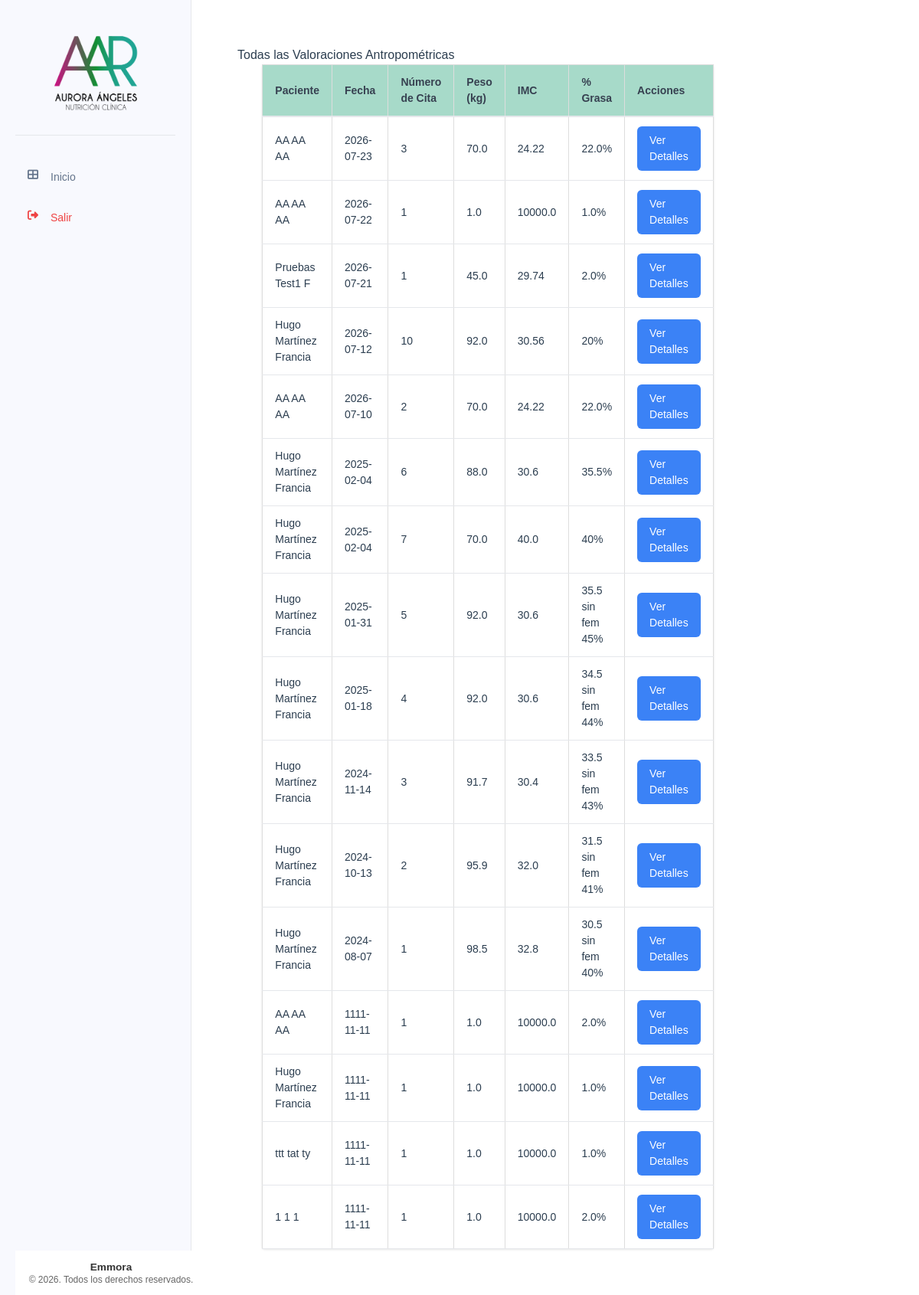
The page /valoraciones/ on the database its author committed.
### tables this page shows
CREATE TABLE valoracion_antropometrica (
    id INTEGER PRIMARY KEY AUTOINCREMENT,
    paciente_id INTEGER NOT NULL,
    numero_cita INTEGER NOT NULL,
    fecha DATE NOT NULL,
    estatura FLOAT NOT NULL,
    peso FLOAT NOT NULL,
    imc FLOAT NOT NULL,
    grasa FLOAT NOT NULL,
    cintura FLOAT NOT NULL,
    torax FLOAT NOT NULL,
    brazo FLOAT NOT NULL,
    cadera FLOAT NOT NULL,
    pierna FLOAT NOT NULL,
    pantorrilla FLOAT NOT NULL,
    tension_arterial TEXT NOT NULL,
    frecuencia_cardiaca INTEGER NOT NULL,
    bicep FLOAT NOT NULL,
    tricep FLOAT NOT NULL,
    suprailiaco FLOAT NOT NULL,
    subescapular FLOAT NOT NULL,
    femoral FLOAT,
    porcentaje_grasa TEXT NOT NULL,
    --porcentaje_grasa_fem FLOAT NOT NULL,
    ultima_dieta TEXT,
    FOREIGN KEY (paciente_id) REFERENCES pacientes (id)
);

CREATE TABLE pacientes (
    id INTEGER PRIMARY KEY AUTOINCREMENT,
    nombre TEXT NOT NULL,
    apellido_paterno TEXT NOT NULL,
    apellido_materno TEXT NOT NULL,
    fecha_nacimiento DATE NOT NULL,
    telefono TEXT NOT NULL,
    correo TEXT UNIQUE NOT NULL,
    ciudad TEXT NOT NULL,
    fecha_registro TIMESTAMP DEFAULT CURRENT_TIMESTAMP,
    status TEXT NOT NULL DEFAULT 'activo' CHECK (status IN ('activo', 'inactivo'))
);

### app/controllers/valoracion_antropometrica.py (the view)
@valoracion.route('/')
def todas_valoraciones():
    valoraciones = ValoracionAntropometrica.obtener_todas()
    return render_template('valoraciones/todas_valoraciones.html', valoraciones=valoraciones)

### app/db.py (called while the page is built)
def get_db():
    if 'db' not in g:
        try:
            db_path = os.environ.get('DATABASE_URL', 'pacientes.db')
            g.db = sqlite3.connect(
                db_path,
                detect_types=sqlite3.PARSE_DECLTYPES
            )
            g.db.row_factory = sqlite3.Row
        except sqlite3.Error as e:
            logger.error(f"Error crítico al conectar con la base de datos SQLite: {e}")
            raise e
    return g.db

def query_db(query, args=(), one=False):
    try:
        cur = get_db().execute(query, args)
        rv = cur.fetchall()
        cur.close()
        return (rv[0] if rv else None) if one else rv
    except sqlite3.Error as e:
        logger.error(f"Error al ejecutar query: {query}. Args: {args}. Detalle: {e}")
        raise e

### app/models/valoracion_antropometrica.py (called while the page is built)
    @staticmethod
    def obtener_todas():
        return query_db('''
            SELECT va.*, p.nombre, p.apellido_paterno, p.apellido_materno
            FROM valoracion_antropometrica va
            JOIN pacientes p ON va.paciente_id = p.id
            ORDER BY va.fecha DESC
        ''')

### app/templates/valoraciones/todas_valoraciones.html (shortened to what this page needs)
{% extends "base/base.html" %}
{% block content %}
<div class="valoracion-container">
    <h2>Todas las Valoraciones Antropométricas</h2>
    <table class="table">
        <thead>
            <tr>
                <th class="table__header">Paciente</th>
                <th class="table__header">Fecha</th>
                <th class="table__header">Número de Cita</th>
                <th class="table__header">Peso (kg)</th>
                <th class="table__header">IMC</th>
                <th class="table__header">% Grasa</th>
                <th class="table__header">Acciones</th>
            </tr>
        </thead>
        <tbody>
            {% for valoracion in valoraciones %}
            <tr>
                <td class="table__cell">{{ valoracion['nombre'] }} {{ valoracion['apellido_paterno'] }} {{ valoracion['apellido_materno'] }}</td>
                <td class="table__cell">{{ valoracion['fecha'] }}</td>
                <td class="table__cell">{{ valoracion['numero_cita'] }}</td>
                <td class="table__cell">{{ valoracion['peso'] }}</td>
                <td class="table__cell">{{ valoracion['imc'] }}</td>
                <td class="table__cell">{{ valoracion['porcentaje_grasa'] }}%</td>
                <td class="table__cell">
                    <a href="{{ url_for('valoracion.lista_valoraciones', paciente_id=valoracion['paciente_id']) }}" class="action-button">Ver Detalles</a>
                </td>
            </tr>
            {% endfor %}
        </tbody>
    </table>
</div>
{% endblock %}

### app/static/css/components/_tables.css (style rules this page uses)
.table { width: 100%; border-collapse: collapse; margin-bottom: 1rem; }
.table__header { background-color: #f8f9fa; padding: 12px; text-align: left; border-bottom: 2px solid #dee2e6; }
.table__cell { padding: 12px; border-bottom: 1px solid #dee2e6; }

### app/static/css/components/_buttons.css (style rules this page uses)
.action-button { display: inline-flex; align-items: center; gap: 0.5rem; padding: 8px 16px; background-color: #3498db; color: white; border: none; border-radius: 4px; text-decoration: none; cursor: pointer; transition: background-color 0.3s; }

### app/static/css/style.css (style rules this page uses)
body { font-family: Arial, sans-serif; margin: 0; padding: 0; color: #2c3e50; }
.table { width: 100%; border-collapse: collapse; margin: 20px 0; font-size: 16px; text-align: left; }
.table__header, .table__cell { border: 1px solid #ddd; padding: 8px; text-align: left; }
.table__header { background-color: #f2f2f2; }
.table { max-width: 90%; background-color: white; margin: 0 auto; box-shadow: 0 1px 3px rgba(0, 0, 0, 0.1); border-radius: 4px; }
.table__header { padding: 12px 16px; text-align: left; font-weight: 600; font-size: 0.875rem; color: #374151; background-color: #119b6e5e; border-bottom: 2px solid #e5e7eb; }
.table__cell { padding: 12px 16px; font-size: 0.875rem; border-bottom: 1px solid #e5e7eb; }
.action-button { display: inline-flex; align-items: center; padding: 0.5rem 1rem; font-size: 0.875rem; font-weight: 500; border-radius: 0.375rem; background-color: #3b82f6; color: white; text-decoration: none; transition: background-color 0.2s; }
.valoracion-container { max-width: 1200px; margin: 0 auto; padding: 20px; background-color: #fff; }
.action-button { display: inline-flex; align-items: center; gap: 0.5rem; padding: 0.5rem 1rem; background-color: #3b82f6; color: white; border-radius: 0.375rem; text-decoration: none; font-size: 0.875rem; font-weight: 500; transition: background-color 0.2s; }

### rows shown on the page
valoracion_antropometrica: nombre "AA", apellido_paterno "AA", apellido_materno "AA", fecha "2026-07-23", numero_cita "3", peso "70.0", imc "24.22", porcentaje_grasa "22.0"
valoracion_antropometrica: nombre "AA", apellido_paterno "AA", apellido_materno "AA", fecha "2026-07-22", numero_cita "1", peso "1.0", imc "10000.0", porcentaje_grasa "1.0"
valoracion_antropometrica: nombre "Pruebas", apellido_paterno "Test1", apellido_materno "F", fecha "2026-07-21", numero_cita "1", peso "45.0", imc "29.74", porcentaje_grasa "2.0"
valoracion_antropometrica: nombre "Hugo", apellido_paterno "Martínez", apellido_materno "Francia", fecha "2026-07-12", numero_cita "10", peso "92.0", imc "30.56", porcentaje_grasa "20"
valoracion_antropometrica: nombre "AA", apellido_paterno "AA", apellido_materno "AA", fecha "2026-07-10", numero_cita "2", peso "70.0", imc "24.22", porcentaje_grasa "22.0"
valoracion_antropometrica: nombre "Hugo", apellido_paterno "Martínez", apellido_materno "Francia", fecha "2025-02-04", numero_cita "6", peso "88.0", imc "30.6", porcentaje_grasa "35.5"
valoracion_antropometrica: nombre "Hugo", apellido_paterno "Martínez", apellido_materno "Francia", fecha "2025-02-04", numero_cita "7", peso "70.0", imc "40.0", porcentaje_grasa "40"
valoracion_antropometrica: nombre "Hugo", apellido_paterno "Martínez", apellido_materno "Francia", fecha "2025-01-31", numero_cita "5", peso "92.0", imc "30.6", porcentaje_grasa "35.5 sin fem 45"
valoracion_antropometrica: nombre "Hugo", apellido_paterno "Martínez", apellido_materno "Francia", fecha "2025-01-18", numero_cita "4", peso "92.0", imc "30.6", porcentaje_grasa "34.5 sin fem 44"
valoracion_antropometrica: nombre "Hugo", apellido_paterno "Martínez", apellido_materno "Francia", fecha "2024-11-14", numero_cita "3", peso "91.7", imc "30.4", porcentaje_grasa "33.5 sin fem 43"
valoracion_antropometrica: nombre "Hugo", apellido_paterno "Martínez", apellido_materno "Francia", fecha "2024-10-13", numero_cita "2", peso "95.9", imc "32.0", porcentaje_grasa "31.5 sin fem 41"
valoracion_antropometrica: nombre "Hugo", apellido_paterno "Martínez", apellido_materno "Francia", fecha "2024-08-07", numero_cita "1", peso "98.5", imc "32.8", porcentaje_grasa "30.5 sin fem 40"
valoracion_antropometrica: nombre "AA", apellido_paterno "AA", apellido_materno "AA", fecha "1111-11-11", numero_cita "1", peso "1.0", imc "10000.0", porcentaje_grasa "2.0"
valoracion_antropometrica: nombre "Hugo", apellido_paterno "Martínez", apellido_materno "Francia", fecha "1111-11-11", numero_cita "1", peso "1.0", imc "10000.0", porcentaje_grasa "1.0"
valoracion_antropometrica: nombre "ttt", apellido_paterno "tat", apellido_materno "ty", fecha "1111-11-11", numero_cita "1", peso "1.0", imc "10000.0", porcentaje_grasa "1.0"
valoracion_antropometrica: nombre "1", apellido_paterno "1", apellido_materno "1", fecha "1111-11-11", numero_cita "1", peso "1.0", imc "10000.0", porcentaje_grasa "2.0"
